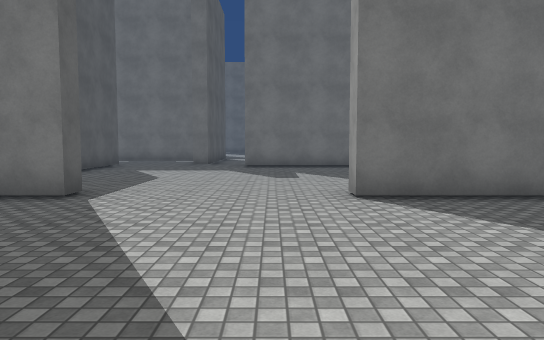
View 1 (above)

21 first-person views from a walk through a 3-D level made in the Unity game engine. The camera is 1.5 m above the floor, tilts 4° down and sees 70° across. The floor is counted in squares, 2 m on a side. Each view is taken from the middle of a square. On the plan, view 1 faces up. The plan holds only what a view shows up to about 12 squares ahead; the rest is blank. The place goes on beyond the plan. The player character is not drawn. Surface patterns are stand-ins for the level's own textures.

View 2
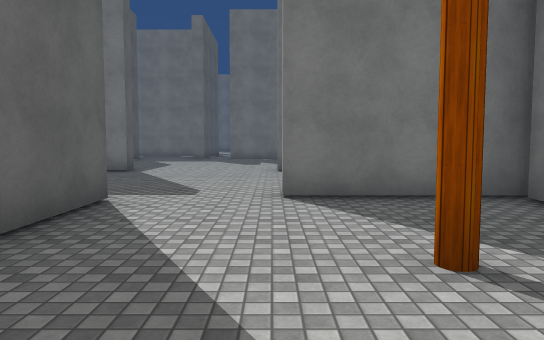

View 3
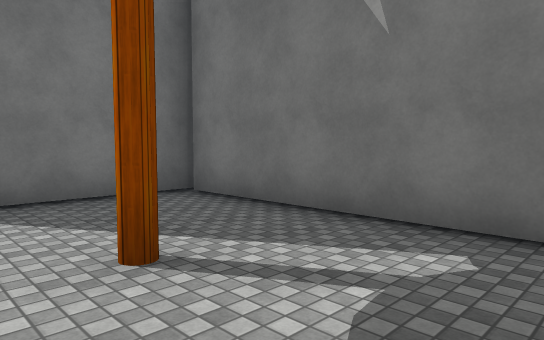

View 4
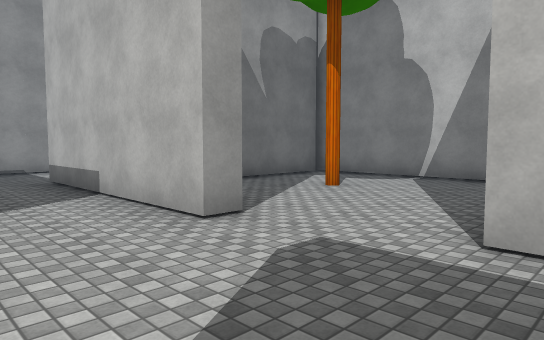

View 5
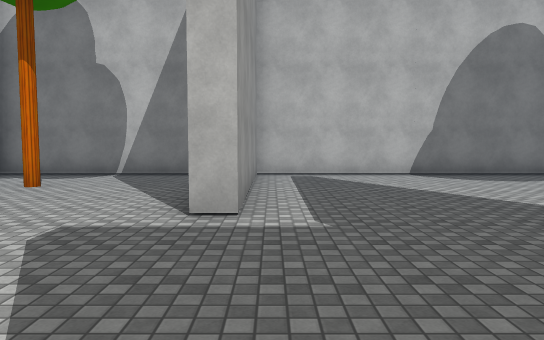

View 6
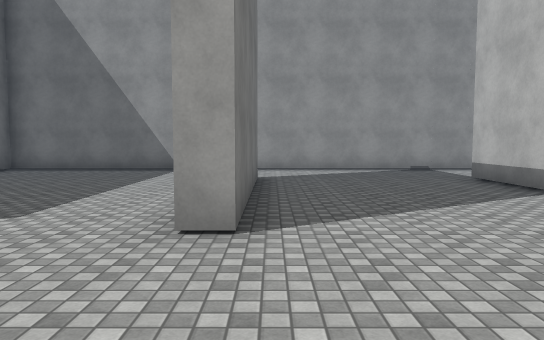

View 7
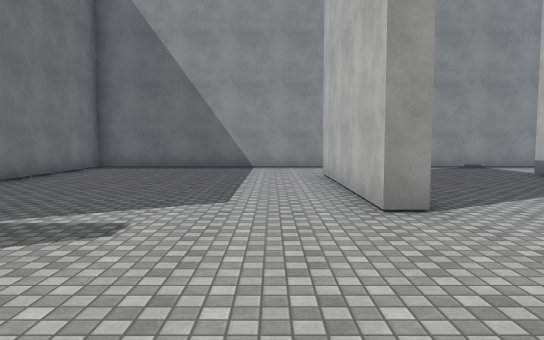

View 8
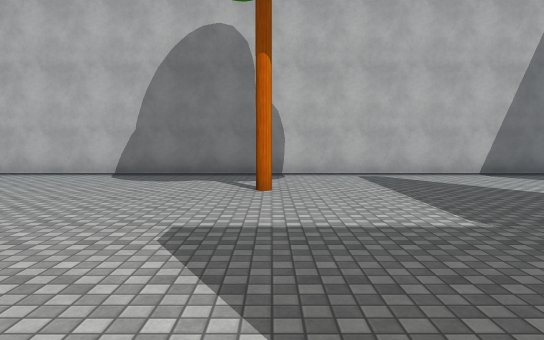

View 9
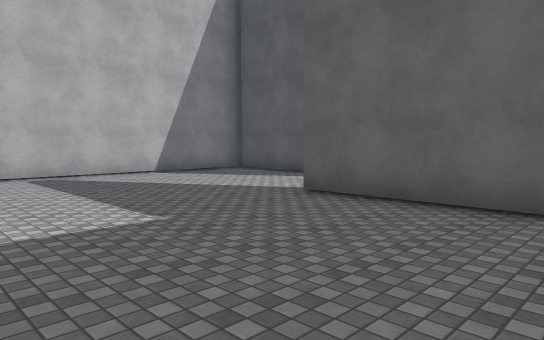

View 10
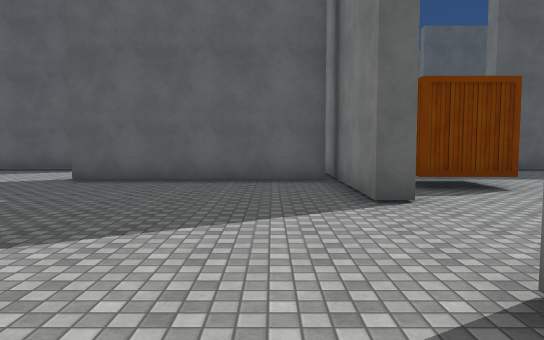

View 11
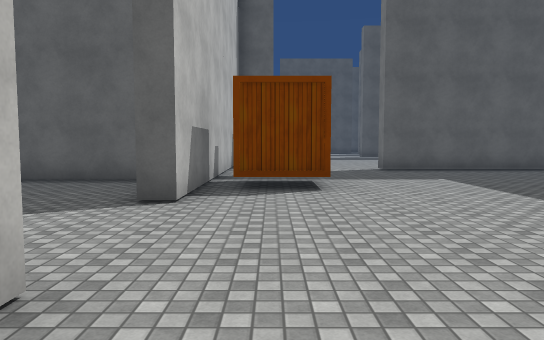

View 12
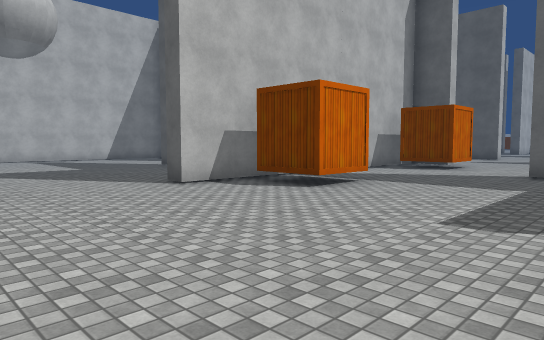

View 13
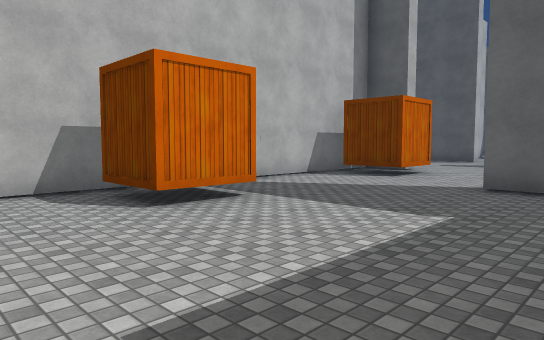

View 14
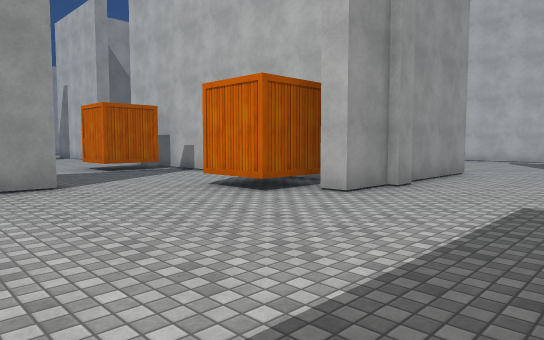

View 15
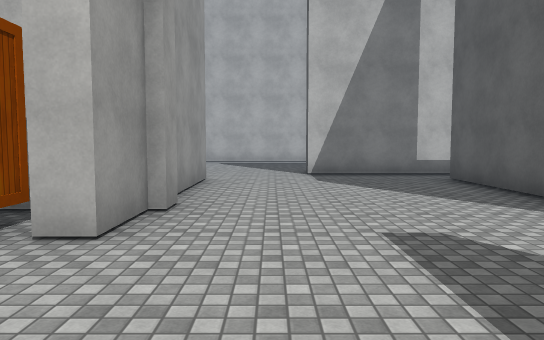

View 16
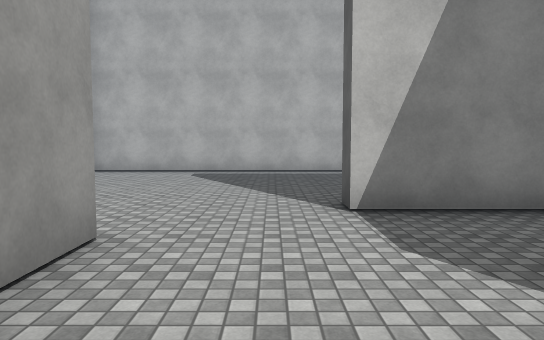

View 17
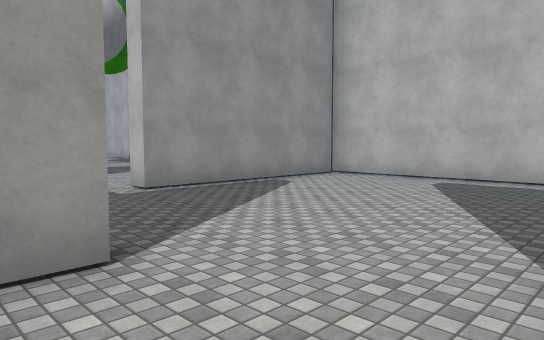

View 18
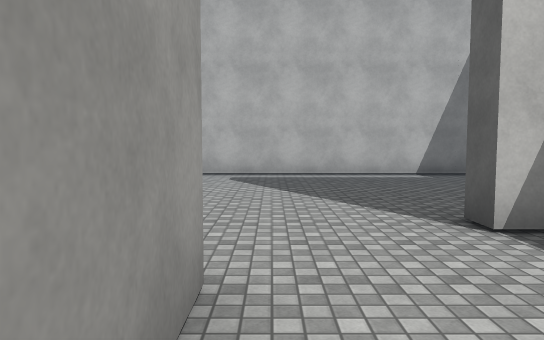

View 19
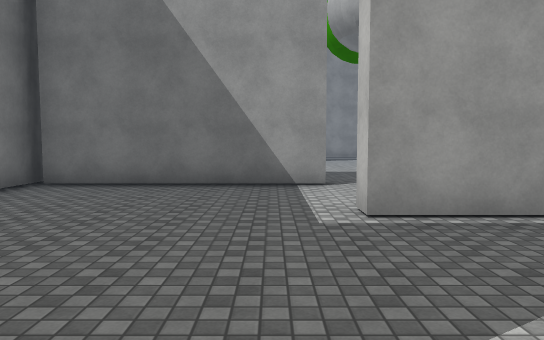

View 20
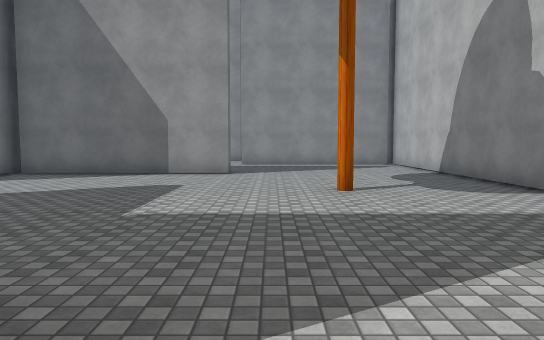

View 21
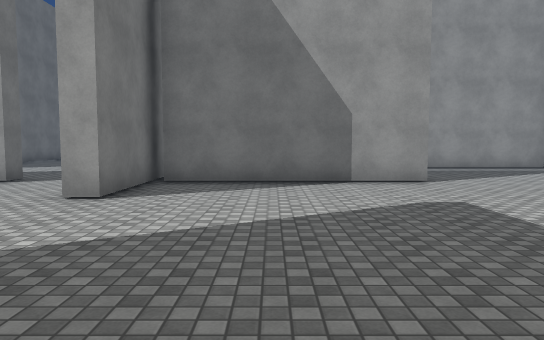

### Floor plan
Points are (right, up) in squares from view 1. A wall is a line through its corners. A room is listed if a view was taken in it or the views show most of it. See-through windows are left out.
Room 1 (views 1, 2, 3)
walls: (-0.1, -5.2) (4.6, -5.2); (4.4, -5) (4.4, 0.1); (4.6, 0.3) (1.1, 0.3); (-1.1, 0) (-1.1, -2)
ways out: opening at (0.5, 0) to room 2
objects: tree (2, -3)
Room 2 (views 4, 5, 6, 7, 8, 9, 10, 11, 12, 13, 14, 15, 16, 17, 18, 19, 20, 21)
walls: (-13.7, 5.1) (-13.7, 0); (-5.7, 0) (-5.7, 5.1); (-5.1, 8) (-5.8, 8); (-2.8, 5.9) (-2.8, 5.3) (-7.9, 5.3) (-7.9, 5.9); (-14.2, 0) (-14.2, 5.1); (-5.1, 12.1) (-5.1, 10.4); (-16.7, -1.4) (-16.7, -5); (-19.4, 5.8) (-10.9, 5.8) (-10.9, 5.3) (-15.4, 5.3); (1.1, 0.3) (1.1, 0.8) (6.2, 0.8); (-16.7, 12.5) (-16.7, 10.1) (-17.2, 10.1) (-17.2, 10.9); (-20.7, 5.8) (-20.7, 7) (-20.1, 7); (-20.7, 2) (-20.7, 4.9); (-20.9, 5.2) (-20.9, 5.9); (-17.2, -5) (-17.2, 0) (-16.6, 0); (6, 5.3) (1.1, 5.3) (1.1, 5.8) (6.2, 5.8); (-25.5, 0.8) (-22.9, 0.8) (-22.9, 0.2); (8.8, -1.1) (8.8, 12.3) (4.5, 12.3); (-25.5, -5.2) (-1.7, -5.2) (-1.7, 0) (-1.1, 0)
ways out: opening at (0.5, 0) to room 1
objects: other object (-19, 7) to (-19, 8); other object (-13, 7) to (-13, 8); tree (-9, -2)

Positions as (right, up) in squares from view 1, and headings:
1: (0, 0), facing up
2: (1, -5), facing up
3: (1, -5), facing up-right
4: (-2, 3), facing down-right
5: (-2, 4), facing down
6: (-2, 5), facing right
7: (-3, 7), facing right
8: (-9, 4), facing down
9: (-9, 4), facing down-left
10: (-6, 4), facing left
11: (-6, 7), facing left
12: (-7, 12), facing down-left
13: (-10, 12), facing down-left
14: (-24, 12), facing down-right
15: (-22, 10), facing down
16: (-22, 5), facing down
17: (-23, 3), facing down-right
18: (-21, 4), facing down
19: (-21, 1), facing right
20: (-15, -1), facing right
21: (-13, 3), facing right
